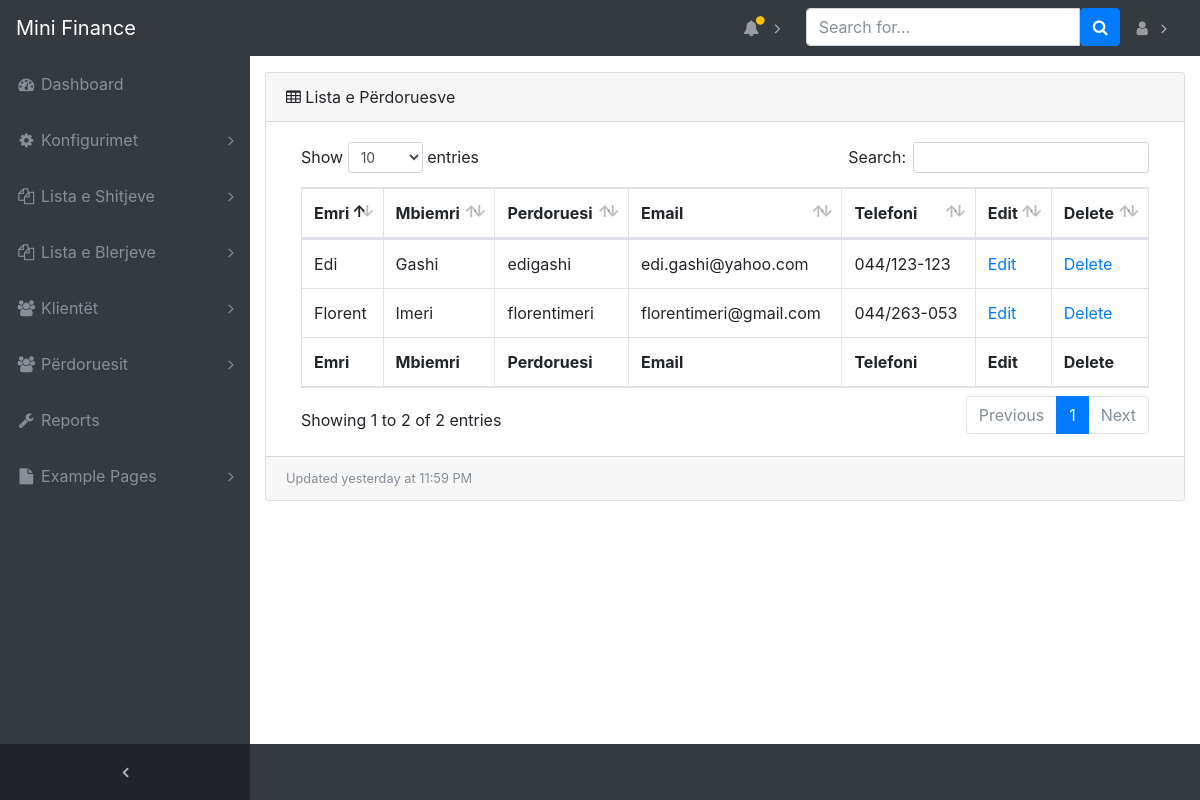
/admin/users.php (signed in), run on the app's committed database.
### tables this page shows
CREATE TABLE `users` (
  `user_id` int(11) NOT NULL,
  `firstname` varchar(30) NOT NULL,
  `lastname` varchar(30) NOT NULL,
  `password` varchar(100) NOT NULL,
  `dep_id` int(11) NOT NULL,
  `email` varchar(40) NOT NULL,
  `username` varchar(30) NOT NULL,
  `phone` varchar(20) NOT NULL,
  `reg_id` int(11) NOT NULL
);

### admin/includes/functions.php (called while the page is built, shortened)
<?php
function findUsers(){
	global $dbconn;
	$query_users="SELECT * FROM users";
	return $result_all_users=mysqli_query($dbconn,$query_users);
}
?>

### admin/includes/view_all_users.php (the view, shortened to what this page needs)
  <div class="card mb-3">
    <div class="card-header">
      <i class="fa fa-table"></i> Lista e Përdoruesve</div>
    <div class="card-body">
      <div class="table-responsive">
        <table class="table table-bordered" id="dataTable" width="100%" cellspacing="0">
          <thead>
            <tr>
              <th>Emri</th>
              <th>Mbiemri</th>
					<th>Perdoruesi</th>
              <th>Email</th>
              <th>Telefoni</th>
              <th>Edit</th>
  <th>Delete</th>
            </tr>
          </thead>
          <tfoot>
            <tr>
              <th>Emri</th>
              <th>Mbiemri</th>
					<th>Perdoruesi</th>
              <th>Email</th>
              <th>Telefoni</th>
              <th>Edit</th>
  <th>Delete</th>
            </tr>
          </tfoot>
          <tbody>
<?php
$users=findUsers();
while($user=mysqli_fetch_array($users)){
$user_id=$user['user_id'];
echo "<tr>";
echo "<td>".  $user['firstname'] . "</td>";
echo "<td>".  $user['lastname'] . "</td>";
echo "<td>".  $user['username'] . "</td>";
echo "<td>".  $user['email'] . "</td>";
echo "<td>".  $user['phone'] . "</td>";
echo "<td><a href='users.php?source=edit_user&user_id=$user_id'>Edit</a></td>";
echo "<td><a href='users.php?delete_user=$user_id'
	data-toggle='modal'
data-target='#confirm-delete' class='confirm-delete'>Delete</a></td>";
echo "</tr>";
}
 ?>
          </tbody>
        </table>
      </div>
    </div>

### admin/css/sb-admin.css (style rules this page uses)
html { position: relative; min-height: 100%; }
body { overflow-x: hidden; }
body.sticky-footer { margin-bottom: 56px; }
body.fixed-nav { padding-top: 56px; }

### data on the page
users: firstname "Florent", lastname "Imeri", username "florentimeri", email "florentimeri@gmail.com", phone "044/263-053"
users: firstname "Edi", lastname "Gashi", username "edigashi", email "edi.gashi@yahoo.com", phone "044/123-123"
